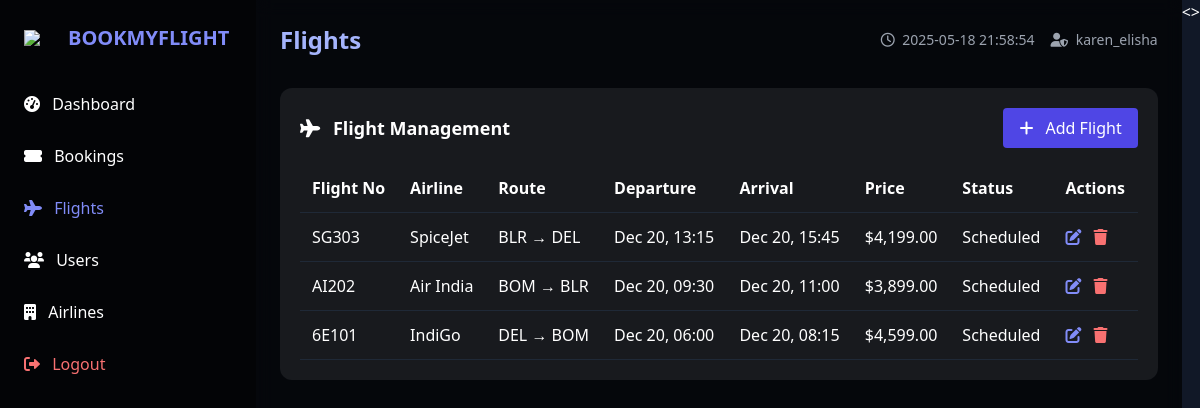
The page /admin-dashboard.php?section=flights (signed in) on the database as committed earlier.
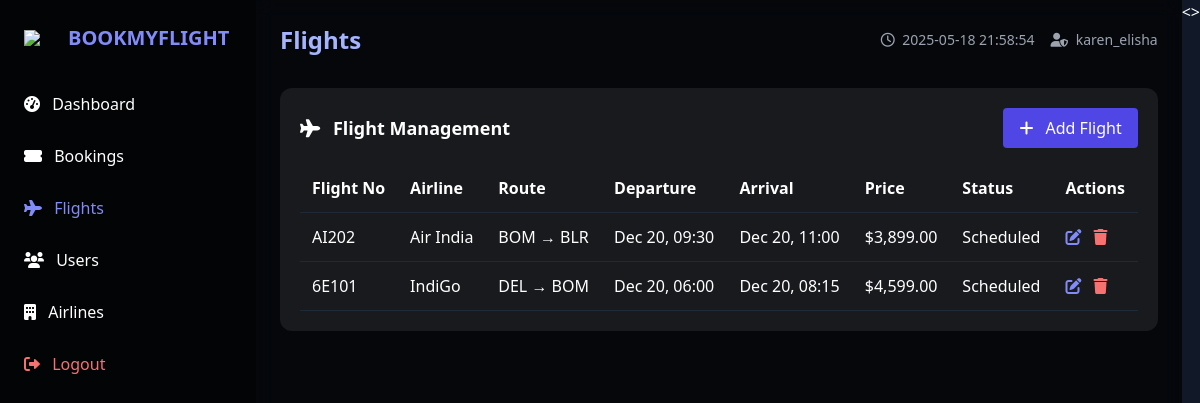
The same page on the database as committed later.
### tables this page shows
CREATE TABLE `flights` (
  `flight_id` int(11) NOT NULL,
  `flight_number` varchar(10) NOT NULL,
  `airline_id` varchar(5) NOT NULL,
  `origin_airport` varchar(10) NOT NULL,
  `destination_airport` varchar(10) NOT NULL,
  `departure_time` datetime NOT NULL,
  `arrival_time` datetime NOT NULL,
  `duration` int(11) NOT NULL,
  `base_price` decimal(10,2) NOT NULL,
  `total_seats` int(11) NOT NULL,
  `available_seats` int(11) NOT NULL,
  `flight_status` enum('Scheduled','Delayed','Departed','Arrived','Cancelled') DEFAULT 'Scheduled'
);

CREATE TABLE `airlines` (
  `airline_id` varchar(5) NOT NULL,
  `airline_name` varchar(100) NOT NULL,
  `logo_url` varchar(255) DEFAULT NULL,
  `website` varchar(255) DEFAULT NULL,
  `customer_care` varchar(50) DEFAULT NULL,
  `contact_url` varchar(255) DEFAULT NULL,
  `active` tinyint(1) DEFAULT 1
);

### admin-dashboard.php (the view, shortened to what this page needs)
<?php
require_once 'db_connect.php';
$flights_result = $mysqli->query("SELECT f.*, a.airline_name
                              FROM flights f
                              JOIN airlines a ON f.airline_id = a.airline_id
                              ORDER BY f.departure_time DESC");
$flights = $flights_result->fetch_all(MYSQLI_ASSOC);
$active_section = isset($_GET['section']) ? $_GET['section'] : 'dashboard';
?>
<!DOCTYPE html>
<html lang="en">
<head>
  <script src="https://cdn.tailwindcss.com"></script>
  <link rel="stylesheet" href="https://cdnjs.cloudflare.com/ajax/libs/font-awesome/6.0.0/css/all.min.css">
</head>
<body class="bg-gray-900 text-white min-h-screen flex">
  <aside class="sidebar w-64 p-6 hidden md:block">
    <div class="flex items-center mb-8">
      <img src="https://img.icons8.com/ios-filled/50/ffffff/airplane-mode-on.png" class="w-8 mr-3">
      <h1 class="text-xl font-bold text-indigo-400">BOOKMYFLIGHT</h1>
    </div>
    <nav class="space-y-3">
      <a href="?section=dashboard" class="block nav-item py-2 <?= $active_section === 'dashboard' ? 'text-indigo-400' : '' ?>">
        <i class="fas fa-tachometer-alt mr-2"></i> Dashboard
      </a>
      <a href="?section=bookings" class="block nav-item py-2 <?= $active_section === 'bookings' ? 'text-indigo-400' : '' ?>">
        <i class="fas fa-ticket-alt mr-2"></i> Bookings
      </a>
      <a href="?section=flights" class="block nav-item py-2 <?= $active_section === 'flights' ? 'text-indigo-400' : '' ?>">
        <i class="fas fa-plane mr-2"></i> Flights
      </a>
      <a href="?section=users" class="block nav-item py-2 <?= $active_section === 'users' ? 'text-indigo-400' : '' ?>">
        <i class="fas fa-users mr-2"></i> Users
      </a>
      <a href="?section=airlines" class="block nav-item py-2 <?= $active_section === 'airlines' ? 'text-indigo-400' : '' ?>">
        <i class="fas fa-building mr-2"></i> Airlines
      </a>
      <a href="?logout" class="block nav-item py-2 text-red-400 mt-8">
        <i class="fas fa-sign-out-alt mr-2"></i> Logout
      </a>
    </nav>
  </aside>
  <main class="main-content flex-1 p-6 overflow-y-auto">
    <header class="flex justify-between items-center mb-8">
      <h2 class="text-2xl font-bold text-indigo-300">
        <?= ucfirst($active_section) ?> <?= $active_section === 'dashboard' ? 'Overview' : '' ?>
      </h2>
      <div class="flex items-center space-x-4">
        <span class="text-sm text-gray-400">
          <i class="far fa-clock mr-1"></i> <?= date('Y-m-d H:i:s') ?>
        </span>
        <span class="text-sm text-gray-400">
          <i class="fas fa-user-shield mr-1"></i> <?= $_SESSION['admin_username'] ?>
        </span>
      </div>
    </header>
<section id="flightsSection" class="section <?= $active_section === 'flights' ? 'active' : '' ?>">
  <div class="card p-5 rounded-xl">
    <div class="flex justify-between items-center mb-4">
      <h3 class="text-lg font-semibold"><i class="fas fa-plane mr-2"></i> Flight Management</h3>
      <button onclick="showFlightForm()" class="bg-indigo-600 hover:bg-indigo-700 px-4 py-2 rounded transition">
        <i class="fas fa-plus mr-2"></i> Add Flight
      </button>
    </div>
    <div class="overflow-x-auto">
      <table class="w-full">
        <thead>
          <tr class="border-b border-gray-800 text-left">
            <th class="p-3">Flight No</th>
            <th class="p-3">Airline</th>
            <th class="p-3">Route</th>
            <th class="p-3">Departure</th>
            <th class="p-3">Arrival</th>
            <th class="p-3">Price</th>
            <th class="p-3">Status</th>
            <th class="p-3">Actions</th>
          </tr>
        </thead>
        <tbody>
          <?php foreach ($flights as $flight):
            $departure = date('M d, H:i', strtotime($flight['departure_time']));
            $arrival = date('M d, H:i', strtotime($flight['arrival_time']));
          ?>
          <tr class="table-row border-b border-gray-800">
            <td class="p-3"><?= $flight['flight_number'] ?></td>
            <td class="p-3"><?= $flight['airline_name'] ?></td>
            <td class="p-3"><?= "{$flight['origin_airport']} → {$flight['destination_airport']}" ?></td>
            <td class="p-3"><?= $departure ?></td>
            <td class="p-3"><?= $arrival ?></td>
            <td class="p-3">$<?= number_format($flight['base_price'], 2) ?></td>
            <td class="p-3">
              <span class="badge <?=
                $flight['flight_status'] === 'On Time' ? 'badge-success' :
                ($flight['flight_status'] === 'Delayed' ? 'badge-warning' : 'badge-danger')
              ?>">
                <?= $flight['flight_status'] ?? 'On Time' ?>
              </span>
            </td>
            <td class="p-3">
              <button onclick="editFlight(
                '<?= $flight['flight_id'] ?>',
                '<?= $flight['airline_id'] ?>',
                '<?= $flight['flight_number'] ?>',
                '<?= $flight['origin_airport'] ?>',
                '<?= $flight['destination_airport'] ?>',
                '<?= date('Y-m-d\TH:i', strtotime($flight['departure_time'])) ?>',
                '<?= date('Y-m-d\TH:i', strtotime($flight['arrival_time'])) ?>',
                '<?= $flight['base_price'] ?>',
                '<?= $flight['available_seats'] ?>'
              )" class="text-indigo-400 hover:text-indigo-300 mr-2">
                <i class="fas fa-edit"></i>
              </button>
              <a href="?delete_flight=<?= $flight['flight_id'] ?>" class="text-red-400 hover:text-red-300" onclick="return confirm('Are you sure you want to delete this flight?')">
                <i class="fas fa-trash"></i>
              </a>
            </td>
          </tr>
          <?php endforeach; ?>
        </tbody>
      </table>
    </div>
  </div>
</section>
  </main>
  <>
</body>
</html>

### admin-dashboard.php (style rules this page uses)
.sidebar { background: rgba(0, 0, 0, 0.85); }
.main-content { background: rgba(0, 0, 0, 0.7); backdrop-filter: blur(8px); }
.card { background: rgba(255, 255, 255, 0.08); transition: all 0.3s ease; }
.nav-item { transition: color 0.2s ease; }
.section { display: none; opacity: 0; transition: opacity 0.3s ease; }
.section.active { display: block; opacity: 1; }
.badge-danger { @apply bg-red-900 text-red-300; }

Rows that differ between the two databases and show on the page:
removed flights: flight_number "SG303", airline.airline_name "SpiceJet", origin_airport "BLR", destination_airport "DEL", departure_time "Dec 20, 13:15", arrival_time "Dec 20, 15:45", base_price "4,199.00", flight_status "Scheduled"
